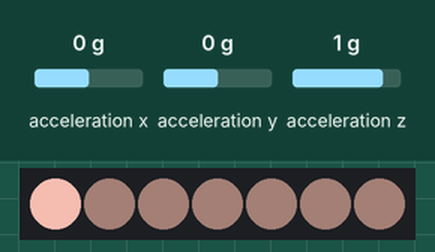
Bench run of a sketch on a simulated Arduino Nano 33 IoT. Shown: 7 RGB LEDs in strip order, left to right. Inputs (shaded band) come from the test bench; at power-on: acceleration z 1 g, acceleration x 0 g, acceleration y 0 g. Dim RGB values are drawn brighter than linear; random numbers use the default seed unless the sketch sets one.

Above: at 1.2 s.
1.3 s: acceleration z set to -0.6 g
4.3 s: acceleration z set to -0.9 g
At 5.4 s:
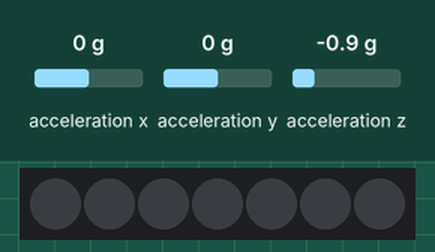
6.5 s: acceleration z set to 0.6 g
8.2 s: acceleration z set to 0.9 g
At 8.86 s:
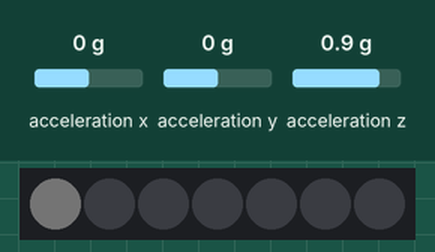
10.8 s: acceleration z set to -1.4 g
At 11.5 s:
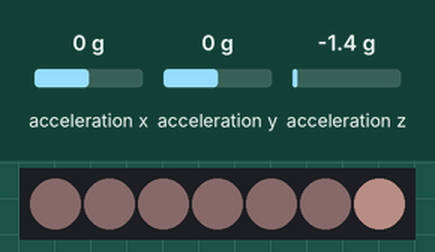
Timing chart, 0 to 13.8 s (numbered marks = the images above; inputs shaded):
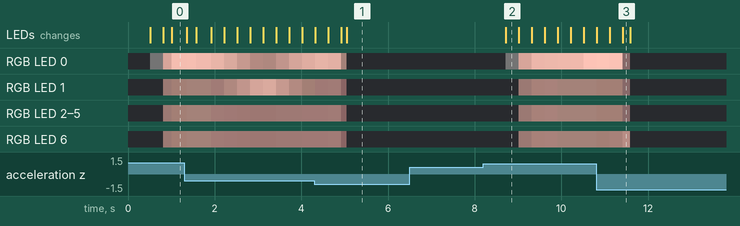

Measured:
- the behaviour switches between -0.7 and -0.8 g on acceleration z (found by bisection; images 0 and 1)
- the behaviour switches between 0.7 and 0.8 g on acceleration z (found by bisection; images 1 and 2)
- after the input at 6.5 s, every drawn part: stays the same
- after the input at 8.2 s, RGB LED 0: off → RGB(1, 1, 1) after 0.52 s, → RGB(135, 104, 97) 0.30 s later, → RGB(193, 149, 139) 0.30 s later, → RGB(197, 153, 142) 0.30 s later, … (7 changes in this stretch); RGB LED 1: off → RGB(27, 21, 20) after 0.82 s, → RGB(43, 33, 31) 0.30 s later, → RGB(44, 34, 32) 0.30 s later, → RGB(38, 30, 28) 0.30 s later

The sketch:

FlowerCandle.ino
```cpp
/*
   Flower Candle
   - by Jason Gao
   - Fed, 2022

   Hardwares:
   - Arduino Nano 33 IoT
   - NeoPixel Jewel - 7 x 5050 RGBW LED w/ Integrated Drivers - Warm White - ~3000K

   Features:
   - Flame movement
   - Flickr
   - Turning on/off the candle by fliping the candle

   CIE1931 Implementation from:
   https://github.com/tigoe/LightProjects/tree/main/FadeCurves/CIE1931Fade
*/

#include <Adafruit_NeoPixel.h>
#include <Arduino_LSM6DS3.h>

#define PIN 16
#define NUMPIXELS 7

Adafruit_NeoPixel pixels(NUMPIXELS, PIN, NEO_GRBW + NEO_KHZ800);

// An extra highlight brightness representing the flame
int brightness = 0;
int flameBrightness = 0;

// Brightness for each LED
// also storing the next brightness level for animation
uint8_t brightnesses[NUMPIXELS];
uint8_t nextBrightnesses[NUMPIXELS];
int flameLEDIndex = 0;

int candleStatus = 0; // 0:off, 1:start, 2:on

byte cie1931[256]; // pre-calculated PWM levels

unsigned long lastTimeOn = 0;
unsigned long lastTimeOff = 0;

unsigned long lastTimeUpdateLED = 0;
unsigned long lastTimeMoveFlame = 0;

void setup() {
  IMU.begin(); // initialize the accelometer
  pixels.begin(); // INITIALIZE NeoPixel strip object (REQUIRED)
  fillCIETable(); // pre calculate the led fade map
}

void loop() {
  if (IMU.accelerationAvailable()) {
    float x, y, z;
    IMU.readAcceleration(x, y, z);

    // Turn off the light
    if (z < -0.8) {
      // only if z < -0.8 for more than 500 milliseconds
      if (millis() - lastTimeOn > 500 && candleStatus != 0) {
        candleStatus = 0;
      }
    } else {
      lastTimeOn = millis();
    }

    // Turn on the light
    if (z > 0.8) {
      // only if z > 0.8 for more than 500 milliseconds
      if (millis() - lastTimeOff > 500 && candleStatus == 0) {
        candleStatus = 1;
        flameLEDIndex = 0;
      }
    } else {
      lastTimeOff = millis();
    }

    // TBD
    // More flicker when shaking
    float shake = x * x + y * y;
  }

  // For every second
  // there is a 1/4 chance for the flame to move to an outer LED
  // and move back in the next second
  if (millis() - lastTimeMoveFlame > 1000) {
    if (flameLEDIndex == 0) {
      if (random(0, 4) < 1) {
        // randomlly select the outer LED
        flameLEDIndex = random(1, NUMPIXELS);
      }
    } else {
      flameLEDIndex = 0;
    }

    lastTimeMoveFlame = millis();
  }

  // Modify the color every 10 milliseconds
  // which should offer animation at 100 fps
  if (millis() - lastTimeUpdateLED > 10) {
    switch (candleStatus) {
      case 0:
        // Gradually turning off
        applyChange(-4, -8);
        break;
      case 1:
        // Gradually turning on
        applyChange(3, 6);
        // Change the candleState to ON when reach the threshold brightness
        if (brightness > 100) candleStatus = 2;
        break;
      case 2:
        flicker();
        // Animate the movement of flame change
        moveFlame();
        break;
    }

    // Record the update moment
    lastTimeUpdateLED = millis();
  }

  // Update pixels
  for (int i = 0; i < NUMPIXELS; i++) {
    // Calculate the brightness with the cie1931 fade map
    byte white = cie1931[brightnesses[i]];
    // Add more warmness to the light
    byte red = map(white, 0, 255, 0, 100);
    byte green = map(white, 0, 255, 0, 20);

    pixels.setPixelColor(i, pixels.Color(red, green, 0, white));
  }
  pixels.show();
}

/**
   Apply gradually change to every pixel
*/
void applyChange(int change, int flameChange) {
  brightness += change;
  brightness = constrain(brightness, 0, 255);

  flameBrightness += flameChange;
  flameBrightness = constrain(flameBrightness, 0, 255);

  for (int i = 0; i < NUMPIXELS; i++) {
    if (i == flameLEDIndex) {
      brightnesses[i] = flameBrightness;
    } else {
      brightnesses[i] = brightness;
    }
  }
}

/**
   Randomlly apply flicker
*/
void flicker() {
  brightness += random(-1, 2);
  brightness = constrain(brightness, 80, 120);

  flameBrightness += random(-2, 3);
  flameBrightness = constrain(flameBrightness, 160, 255);
}

/**
   Animate the flame movement
*/
void moveFlame() {
  // Set the next brightness level of each pixel
  for (int i = 0; i < NUMPIXELS; i++) {
    if (i == flameLEDIndex) {
      nextBrightnesses[i] = flameBrightness;
    } else {
      nextBrightnesses[i] = brightness;
    }
  }

  // Gradualy move the flame by 1 step
  for (int i = 0; i < NUMPIXELS; i++) {
    if (nextBrightnesses[i] > brightnesses[i]) {
      brightnesses[i] += 1;
    }
    if (nextBrightnesses[i] < brightnesses[i]) {
      brightnesses[i] -= 1;
    }
  }
}

void fillCIETable() {
  /*
    For CIE, the following formulas have  Y as luminance, and
    Yn is the luminance of a white reference (basically, max luminance).
    This assumes a perceived lightness value L* between 0 and 100,
    and  a luminance value Y of 0-1.0.
    if L* > 8:  Y = ((L* + 16) / 116)^3 * Yn
    if L* <= 8: Y = L* *903.3 * Yn
  */
  // set the range of values:
  float maxValue = 255;
  // scaling factor to convert from 0-100 to 0-maxValue:
  float scalingFactor = 100 / maxValue;
  // luminance value:
  float Y = 0.0;

  // iterate over the array and calculate the right value for it:
  for (int l = 0; l <= maxValue; l++) {
    // you need to scale L from a 0-255 range to a 0-100 range:
    float lScaled = float(l) * scalingFactor;
    if ( lScaled <= 8 ) {
      Y = (lScaled / 903.3);
    } else {
      float foo = (lScaled + 16) / 116.0;
      Y = pow(foo, 3);
    }
    // multiply to get 0-maxValue, and fill in the table:
    cie1931[l] = Y * maxValue;
  }
}
```
